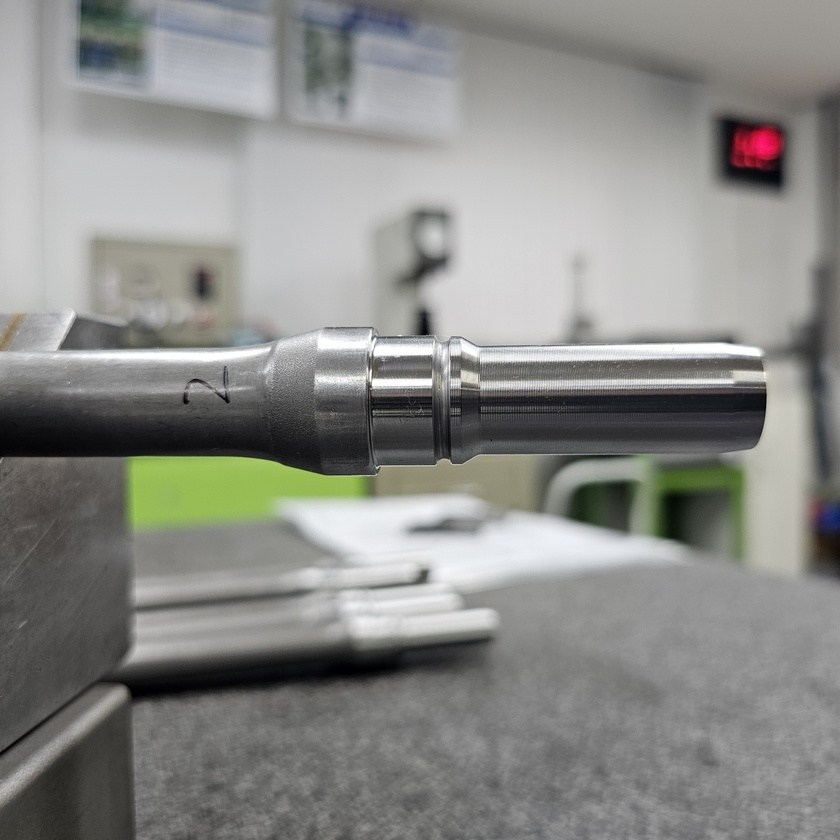
#> input picture Day011/sample.jpg, 840 x 840 px, shrunk from 2992 x 2992 before the run, found by its file name
$ python main.py
#> lines starting #> are read from the running program, lines starting #| are printed output that depends on the picture; after the words box and inside, x2 and y2 are one past the last pixel; in counts of white or black regions, pixels touching at a corner belong together
import cv2
from pathlib import Path


def main():

    image_path = Path("Day011/sample.jpg")

    image = cv2.imread(str(image_path))
#> image is the input picture: shape (840, 840, 3); mean B, G, R 135.6, 138.9, 138.4

    if image is None:
        print("이미지를 읽을 수 없습니다.")
        return

    result = image.copy()

    gray = cv2.cvtColor(image, cv2.COLOR_BGR2GRAY)
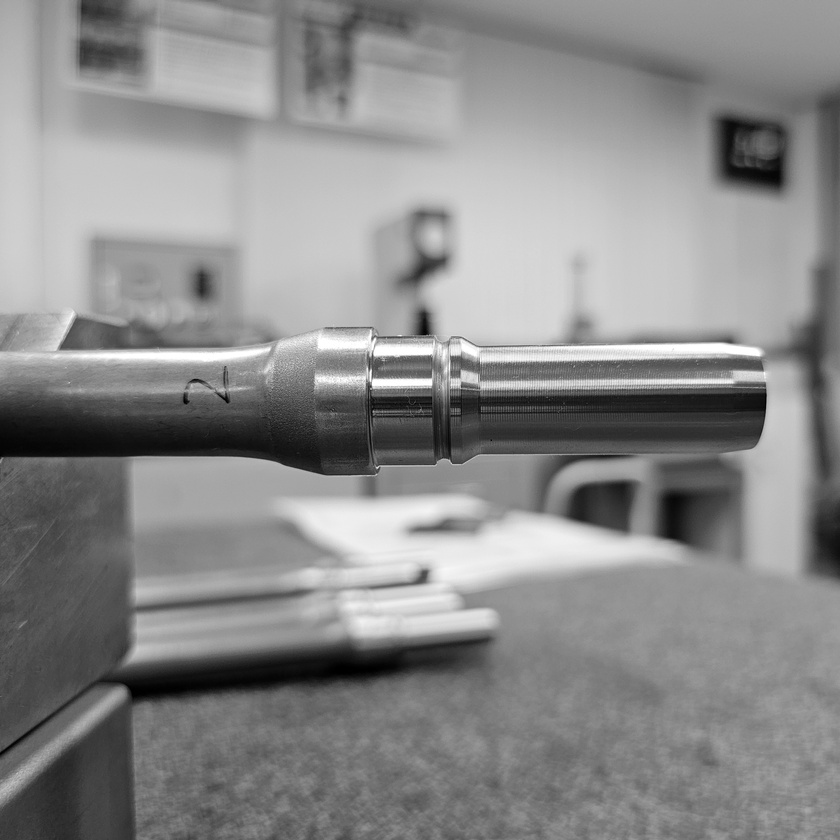
#> gray: shape (840, 840); min 0, max 255, mean 138.4

    blur = cv2.GaussianBlur(gray, (5,5),0)

    edge = cv2.Canny(blur,50,150)
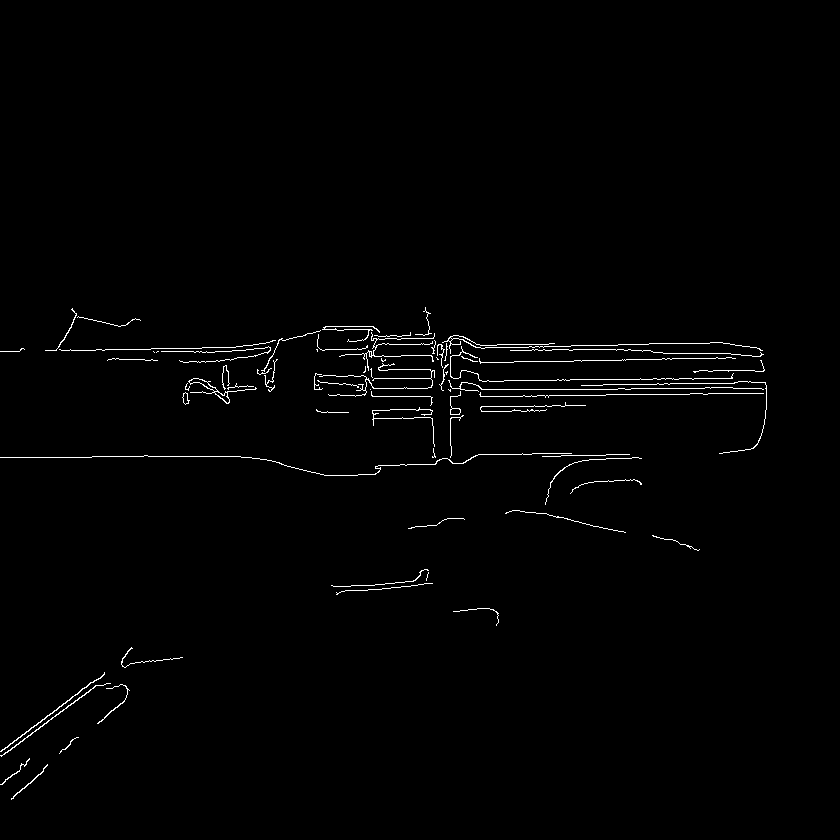
#> edge: shape (840, 840); 1.1% white in thin lines or dots, all inside (x1, y1, x2, y2) = (0, 307, 767, 800)

    contours, hierarchy = cv2.findContours(
        edge,
        cv2.RETR_EXTERNAL,
        cv2.CHAIN_APPROX_SIMPLE
    )
#> contours = 70 contours, 58 with area under 20; largest, box (x1, y1, x2, y2) and area: (188, 378, 257, 404) 202, (0, 672, 105, 752) 76, (0, 683, 111, 757) 64, (450, 391, 461, 415) 58, (182, 392, 190, 405) 46

    print("Contour 개수 :",len(contours))
#| Contour 개수 : 70

    if len(contours)==0:
        print("Contour 없음")
        return

    largest = max(contours,key=cv2.contourArea)
#> largest = contour of 91 points, box (x1, y1, x2, y2) (188, 378, 257, 404), area 202

    area = cv2.contourArea(largest)
#> area = 202

    print("가장 큰 면적 :",area)
#| 가장 큰 면적 : 202.0

    x,y,w,h = cv2.boundingRect(largest)
#> x = 188; y = 378; w = 69; h = 26

    print("x :",x)
#| x : 188
    print("y :",y)
#| y : 378
    print("width :",w)
#| width : 69
    print("height :",h)
#| height : 26


    roi = image[y:y+h, x:x+w]
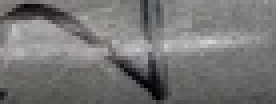
#> roi: shape (26, 69, 3) (shown 4 times larger); mean B, G, R 117.1, 117.2, 117.6

    output_path = Path("Day012/roi_sample.jpg")

    cv2.imwrite(str(output_path), roi)

    print("ROI 저장 완료 :", output_path)


if __name__=="__main__":
    main()
